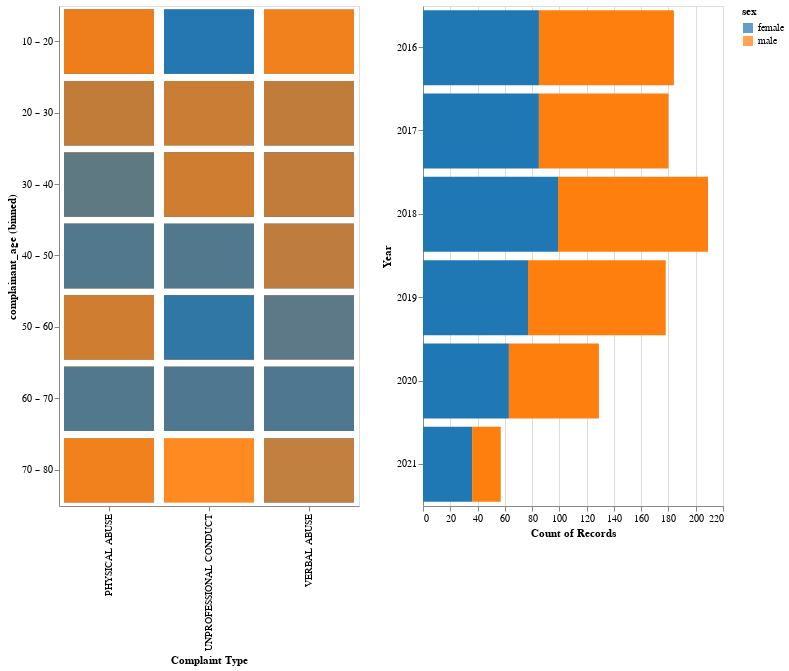

Notebook code cell kept with this figure:
### Code cell
bar | allyear

### Figure 1 — Vega-Lite specification as saved in the notebook (floating-point values rounded to 4 significant figures; data arrays with more than 128 entries replaced by an {"elided": "..."} marker saying what was removed)
{"config": {"view": {"continuousWidth": 400, "continuousHeight": 300}}, "hconcat": [{"mark": {"type": "bar", "opacity": 0.7}, "encoding": {"color": {"type": "nominal", "field": "complainant_sex", "scale": {"domain": ["female", "male"], "range": ["#1f77b4", "#ff7f0e"]}}, "tooltip": [{"type": "nominal", "field": "complainant_race", "title": "race of Filers"}, {"type": "quantitative", "aggregate": "count", "title": "Number of Filers"}], "x": {"type": "nominal", "field": "offense", "title": "Complaint Type"}, "y": {"type": "ordinal", "bin": {"maxbins": 10}, "field": "complainant_age", "stack": null}}, "height": 500, "selection": {"selector008": {"type": "interval"}}, "transform": [{"filter": "datum.complainant_age > 0"}, {"filter": {"selection": "selector008"}}], "width": 300}, {"mark": "bar", "encoding": {"color": {"type": "nominal", "field": "complainant_sex", "title": "sex"}, "x": {"type": "nominal", "aggregate": "count"}, "y": {"type": "ordinal", "field": "Year"}}, "height": 500, "selection": {"selector008": {"type": "interval"}}, "width": 300}], "data": {"name": "data-33a46b462e8563d291e99faa8e6ac201"}, "$schema": "https://vega.github.io/schema/vega-lite/v4.8.1.json", "datasets": {"data-33a46b462e8563d291e99faa8e6ac201": {"elided": "937 records"}}}
